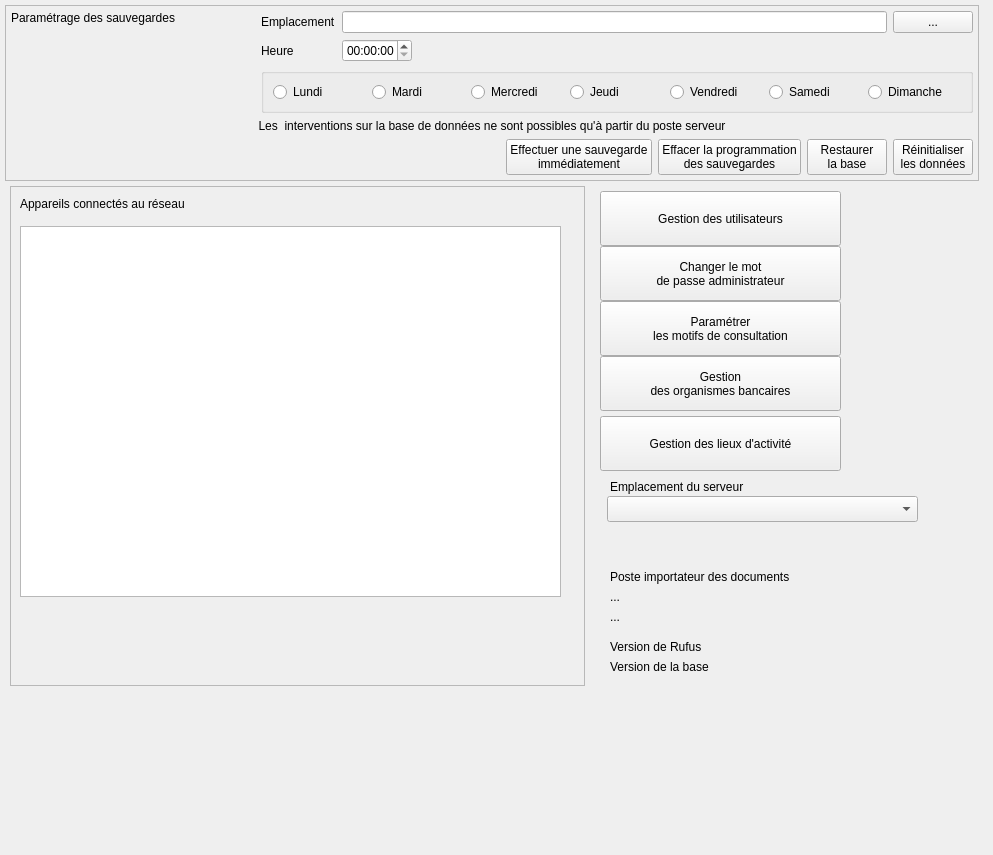
     <widget class="QWidget" name="GeneralParamtab">
      <property name="minimumSize">
       <size>
        <width>910</width>
        <height>800</height>
       </size>
      </property>
      <attribute name="title">
       <string>Général</string>
      </attribute>
      <widget class="QWidget" name="GeneralWidget" native="true">
       <property name="geometry">
        <rect>
         <x>0</x>
         <y>0</y>
         <width>984</width>
         <height>846</height>
        </rect>
       </property>
       <layout class="QVBoxLayout" name="GeneralLayout">
        <property name="spacing">
         <number>5</number>
        </property>
        <property name="leftMargin">
         <number>5</number>
        </property>
        <property name="topMargin">
         <number>5</number>
        </property>
        <property name="rightMargin">
         <number>5</number>
        </property>
        <property name="bottomMargin">
         <number>5</number>
        </property>
        <item>
         <widget class="QFrame" name="Sauvegardeframe">
          <property name="maximumSize">
           <size>
            <width>16777215</width>
            <height>240</height>
           </size>
          </property>
          <property name="focusPolicy">
           <enum>Qt::NoFocus</enum>
          </property>
          <property name="contextMenuPolicy">
           <enum>Qt::NoContextMenu</enum>
          </property>
          <property name="frameShape">
           <enum>QFrame::StyledPanel</enum>
          </property>
          <property name="frameShadow">
           <enum>QFrame::Raised</enum>
          </property>
          <layout class="QVBoxLayout" name="verticalLayout_3">
           <property name="leftMargin">
            <number>5</number>
           </property>
           <property name="topMargin">
            <number>5</number>
           </property>
           <property name="rightMargin">
            <number>5</number>
           </property>
           <property name="bottomMargin">
            <number>5</number>
           </property>
           <item>
            <layout class="QHBoxLayout" name="horizontalLayout_5">
             <item>
              <layout class="QVBoxLayout" name="verticalLayout_2">
               <item>
                <widget class="UpLabel" name="SauvegardeupLabel">
                 <property name="contextMenuPolicy">
                  <enum>Qt::NoContextMenu</enum>
                 </property>
                 <property name="text">
                  <string>Paramétrage des sauvegardes</string>
                 </property>
                </widget>
               </item>
               <item>
                <spacer name="verticalSpacer">
                 <property name="orientation">
                  <enum>Qt::Vertical</enum>
                 </property>
                 <property name="sizeHint" stdset="0">
                  <size>
                   <width>20</width>
                   <height>40</height>
                  </size>
                 </property>
                </spacer>
               </item>
              </layout>
             </item>
             <item>
              <layout class="QGridLayout" name="gridLayout_2">
               <item row="1" column="0">
                <spacer name="horizontalSpacer_6">
                 <property name="orientation">
                  <enum>Qt::Horizontal</enum>
                 </property>
                 <property name="sizeType">
                  <enum>QSizePolicy::Fixed</enum>
                 </property>
                 <property name="sizeHint" stdset="0">
                  <size>
                   <width>80</width>
                   <height>20</height>
                  </size>
                 </property>
                </spacer>
               </item>
               <item row="1" column="2">
                <widget class="QTimeEdit" name="HeureBackuptimeEdit">
                 <property name="maximumSize">
                  <size>
                   <width>70</width>
                   <height>16777215</height>
                  </size>
                 </property>
                 <property name="contextMenuPolicy">
                  <enum>Qt::NoContextMenu</enum>
                 </property>
                </widget>
               </item>
               <item row="0" column="2">
                <widget class="UpLineEdit" name="DirBackupuplineEdit">
                 <property name="focusPolicy">
                  <enum>Qt::NoFocus</enum>
                 </property>
                 <property name="contextMenuPolicy">
                  <enum>Qt::NoContextMenu</enum>
                 </property>
                 <property name="maxLength">
                  <number>150</number>
                 </property>
                 <property name="frame">
                  <bool>true</bool>
                 </property>
                </widget>
               </item>
               <item row="1" column="1">
                <widget class="QLabel" name="HoraireBackuplabel">
                 <property name="contextMenuPolicy">
                  <enum>Qt::NoContextMenu</enum>
                 </property>
                 <property name="text">
                  <string>Heure</string>
                 </property>
                </widget>
               </item>
               <item row="0" column="3">
                <widget class="QPushButton" name="DirBackuppushButton">
                 <property name="contextMenuPolicy">
                  <enum>Qt::NoContextMenu</enum>
                 </property>
                 <property name="text">
                  <string>...</string>
                 </property>
                </widget>
               </item>
               <item row="2" column="1" colspan="3">
                <widget class="QGroupBox" name="JourSauvegardegroupBox">
                 <property name="minimumSize">
                  <size>
                   <width>0</width>
                   <height>45</height>
                  </size>
                 </property>
                 <property name="maximumSize">
                  <size>
                   <width>16777215</width>
                   <height>45</height>
                  </size>
                 </property>
                 <property name="focusPolicy">
                  <enum>Qt::WheelFocus</enum>
                 </property>
                 <property name="contextMenuPolicy">
                  <enum>Qt::NoContextMenu</enum>
                 </property>
                 <property name="title">
                  <string/>
                 </property>
                 <layout class="QHBoxLayout" name="horizontalLayout_7">
                  <item>
                   <widget class="UpRadioButton" name="LundiradioButton">
                    <property name="focusPolicy">
                     <enum>Qt::StrongFocus</enum>
                    </property>
                    <property name="contextMenuPolicy">
                     <enum>Qt::NoContextMenu</enum>
                    </property>
                    <property name="text">
                     <string>Lundi</string>
                    </property>
                    <property name="autoExclusive">
                     <bool>false</bool>
                    </property>
                   </widget>
                  </item>
                  <item>
                   <widget class="UpRadioButton" name="MardiradioButton">
                    <property name="focusPolicy">
                     <enum>Qt::StrongFocus</enum>
                    </property>
                    <property name="contextMenuPolicy">
                     <enum>Qt::NoContextMenu</enum>
                    </property>
                    <property name="text">
                     <string>Mardi</string>
                    </property>
                    <property name="autoExclusive">
                     <bool>false</bool>
                    </property>
                   </widget>
                  </item>
                  <item>
                   <widget class="UpRadioButton" name="MercrediradioButton">
                    <property name="focusPolicy">
                     <enum>Qt::StrongFocus</enum>
                    </property>
                    <property name="contextMenuPolicy">
                     <enum>Qt::NoContextMenu</enum>
                    </property>
                    <property name="text">
                     <string>Mercredi</string>
                    </property>
                    <property name="autoExclusive">
                     <bool>false</bool>
                    </property>
                   </widget>
                  </item>
                  <item>
                   <widget class="UpRadioButton" name="JeudiradioButton">
                    <property name="focusPolicy">
                     <enum>Qt::StrongFocus</enum>
                    </property>
                    <property name="contextMenuPolicy">
                     <enum>Qt::NoContextMenu</enum>
                    </property>
                    <property name="text">
                     <string>Jeudi</string>
                    </property>
                    <property name="autoExclusive">
                     <bool>false</bool>
                    </property>
                   </widget>
                  </item>
                  <item>
                   <widget class="UpRadioButton" name="VendrediradioButton">
                    <property name="focusPolicy">
                     <enum>Qt::StrongFocus</enum>
                    </property>
                    <property name="contextMenuPolicy">
                     <enum>Qt::NoContextMenu</enum>
                    </property>
                    <property name="text">
                     <string>Vendredi</string>
                    </property>
                    <property name="autoExclusive">
                     <bool>false</bool>
                    </property>
                   </widget>
                  </item>
                  <item>
                   <widget class="UpRadioButton" name="SamediradioButton">
                    <property name="focusPolicy">
                     <enum>Qt::StrongFocus</enum>
                    </property>
                    <property name="contextMenuPolicy">
                     <enum>Qt::NoContextMenu</enum>
                    </property>
                    <property name="text">
                     <string>Samedi</string>
                    </property>
                    <property name="autoExclusive">
                     <bool>false</bool>
                    </property>
                   </widget>
                  </item>
                  <item>
                   <widget class="UpRadioButton" name="DimancheradioButton">
                    <property name="focusPolicy">
                     <enum>Qt::StrongFocus</enum>
                    </property>
                    <property name="contextMenuPolicy">
                     <enum>Qt::NoContextMenu</enum>
                    </property>
                    <property name="text">
                     <string>Dimanche</string>
                    </property>
                    <property name="autoExclusive">
                     <bool>false</bool>
                    </property>
                   </widget>
                  </item>
                 </layout>
                </widget>
               </item>
               <item row="0" column="1">
                <widget class="QLabel" name="DirBackuplabel">
                 <property name="contextMenuPolicy">
                  <enum>Qt::NoContextMenu</enum>
                 </property>
                 <property name="text">
                  <string>Emplacement</string>
                 </property>
                </widget>
               </item>
              </layout>
             </item>
            </layout>
           </item>
           <item>
            <widget class="QLabel" name="ModifBaselabel">
             <property name="text">
              <string>Les  interventions sur la base de données ne sont possibles qu'à partir du poste serveur</string>
             </property>
             <property name="alignment">
              <set>Qt::AlignCenter</set>
             </property>
            </widget>
           </item>
           <item>
            <layout class="QHBoxLayout" name="horizontalLayout_6">
             <item>
              <spacer name="horizontalSpacer_7">
               <property name="orientation">
                <enum>Qt::Horizontal</enum>
               </property>
               <property name="sizeHint" stdset="0">
                <size>
                 <width>40</width>
                 <height>20</height>
                </size>
               </property>
              </spacer>
             </item>
             <item>
              <widget class="UpPushButton" name="ImmediatBackupupPushButton">
               <property name="text">
                <string>Effectuer une sauvegarde
immédiatement</string>
               </property>
              </widget>
             </item>
             <item>
              <widget class="UpPushButton" name="EffacePrgSauvupPushButton">
               <property name="contextMenuPolicy">
                <enum>Qt::NoContextMenu</enum>
               </property>
               <property name="text">
                <string>Effacer la programmation
des sauvegardes</string>
               </property>
               <property name="iconSize">
                <size>
                 <width>30</width>
                 <height>30</height>
                </size>
               </property>
              </widget>
             </item>
             <item>
              <widget class="UpPushButton" name="RestaurBaseupPushButton">
               <property name="contextMenuPolicy">
                <enum>Qt::NoContextMenu</enum>
               </property>
               <property name="text">
                <string>Restaurer
la base</string>
               </property>
               <property name="iconSize">
                <size>
                 <width>40</width>
                 <height>40</height>
                </size>
               </property>
              </widget>
             </item>
             <item>
              <widget class="UpPushButton" name="ReinitBaseupPushButton">
               <property name="contextMenuPolicy">
                <enum>Qt::NoContextMenu</enum>
               </property>
               <property name="text">
                <string>Réinitialiser
les données</string>
               </property>
               <property name="iconSize">
                <size>
                 <width>40</width>
                 <height>40</height>
                </size>
               </property>
              </widget>
             </item>
            </layout>
           </item>
          </layout>
         </widget>
        </item>
        <item>
         <layout class="QHBoxLayout" name="horizontalLayout_3" stretch="6,4">
          <property name="spacing">
           <number>5</number>
          </property>
          <property name="leftMargin">
           <number>5</number>
          </property>
          <property name="rightMargin">
           <number>5</number>
          </property>
          <item>
           <widget class="QFrame" name="Appareilsconnectesframe">
            <property name="minimumSize">
             <size>
              <width>0</width>
              <height>500</height>
             </size>
            </property>
            <property name="contextMenuPolicy">
             <enum>Qt::NoContextMenu</enum>
            </property>
            <property name="frameShape">
             <enum>QFrame::StyledPanel</enum>
            </property>
            <property name="frameShadow">
             <enum>QFrame::Raised</enum>
            </property>
            <widget class="UpTableWidget" name="AppareilsConnectesupTableWidget">
             <property name="geometry">
              <rect>
               <x>10</x>
               <y>40</y>
               <width>541</width>
               <height>371</height>
              </rect>
             </property>
             <property name="minimumSize">
              <size>
               <width>541</width>
               <height>0</height>
              </size>
             </property>
             <property name="maximumSize">
              <size>
               <width>541</width>
               <height>16277715</height>
              </size>
             </property>
             <property name="contextMenuPolicy">
              <enum>Qt::NoContextMenu</enum>
             </property>
             <property name="editTriggers">
              <set>QAbstractItemView::NoEditTriggers</set>
             </property>
             <property name="selectionBehavior">
              <enum>QAbstractItemView::SelectRows</enum>
             </property>
            </widget>
            <widget class="UpLabel" name="AppareilsconnectesupLabel">
             <property name="geometry">
              <rect>
               <x>10</x>
               <y>10</y>
               <width>251</width>
               <height>16</height>
              </rect>
             </property>
             <property name="minimumSize">
              <size>
               <width>0</width>
               <height>16</height>
              </size>
             </property>
             <property name="maximumSize">
              <size>
               <width>16777215</width>
               <height>16</height>
              </size>
             </property>
             <property name="contextMenuPolicy">
              <enum>Qt::NoContextMenu</enum>
             </property>
             <property name="text">
              <string>Appareils connectés au réseau</string>
             </property>
            </widget>
           </widget>
          </item>
          <item>
           <widget class="QWidget" name="AdminWidget" native="true">
            <property name="minimumSize">
             <size>
              <width>0</width>
              <height>500</height>
             </size>
            </property>
            <widget class="UpPushButton" name="GestUserpushButton">
             <property name="geometry">
              <rect>
               <x>10</x>
               <y>5</y>
               <width>241</width>
               <height>55</height>
              </rect>
             </property>
             <property name="contextMenuPolicy">
              <enum>Qt::NoContextMenu</enum>
             </property>
             <property name="text">
              <string>Gestion des utilisateurs</string>
             </property>
             <property name="icon">
              <iconset resource="Images/images.qrc">
               <normaloff>:/chgtuser.png</normaloff>:/chgtuser.png</iconset>
             </property>
             <property name="iconSize">
              <size>
               <width>32</width>
               <height>32</height>
              </size>
             </property>
            </widget>
            <widget class="QLabel" name="PosteImportDocsPrioritairelabel">
             <property name="geometry">
              <rect>
               <x>20</x>
               <y>420</y>
               <width>221</width>
               <height>21</height>
              </rect>
             </property>
             <property name="text">
              <string>...</string>
             </property>
            </widget>
            <widget class="QLabel" name="PosteImportDocslabel">
             <property name="geometry">
              <rect>
               <x>20</x>
               <y>400</y>
               <width>221</width>
               <height>21</height>
              </rect>
             </property>
             <property name="text">
              <string>...</string>
             </property>
            </widget>
            <widget class="UpPushButton" name="ParamMotifspushButton">
             <property name="geometry">
              <rect>
               <x>10</x>
               <y>115</y>
               <width>241</width>
               <height>55</height>
              </rect>
             </property>
             <property name="contextMenuPolicy">
              <enum>Qt::NoContextMenu</enum>
             </property>
             <property name="text">
              <string>Paramétrer
les motifs de consultation</string>
             </property>
             <property name="icon">
              <iconset resource="Images/images.qrc">
               <normaloff>:/list_all_participants.png</normaloff>:/list_all_participants.png</iconset>
             </property>
             <property name="iconSize">
              <size>
               <width>32</width>
               <height>32</height>
              </size>
             </property>
            </widget>
            <widget class="QLabel" name="VersionBaselabel">
             <property name="geometry">
              <rect>
               <x>20</x>
               <y>470</y>
               <width>221</width>
               <height>21</height>
              </rect>
             </property>
             <property name="text">
              <string>Version de la base</string>
             </property>
            </widget>
            <widget class="QLabel" name="VerifPosteImportDocslabel">
             <property name="geometry">
              <rect>
               <x>20</x>
               <y>380</y>
               <width>221</width>
               <height>21</height>
              </rect>
             </property>
             <property name="text">
              <string>Poste importateur des documents</string>
             </property>
            </widget>
            <widget class="UpPushButton" name="InitMDPAdminpushButton">
             <property name="geometry">
              <rect>
               <x>10</x>
               <y>60</y>
               <width>241</width>
               <height>55</height>
              </rect>
             </property>
             <property name="contextMenuPolicy">
              <enum>Qt::NoContextMenu</enum>
             </property>
             <property name="text">
              <string>Changer le mot
de passe administrateur</string>
             </property>
             <property name="icon">
              <iconset resource="Images/images.qrc">
               <normaloff>:/password.ico</normaloff>:/password.ico</iconset>
             </property>
             <property name="iconSize">
              <size>
               <width>32</width>
               <height>32</height>
              </size>
             </property>
            </widget>
            <widget class="QLabel" name="VersionRufuslabel">
             <property name="geometry">
              <rect>
               <x>20</x>
               <y>450</y>
               <width>221</width>
               <height>21</height>
              </rect>
             </property>
             <property name="text">
              <string>Version de Rufus</string>
             </property>
            </widget>
            <widget class="UpPushButton" name="GestionBanquespushButton">
             <property name="geometry">
              <rect>
               <x>10</x>
               <y>170</y>
               <width>241</width>
               <height>55</height>
              </rect>
             </property>
             <property name="contextMenuPolicy">
              <enum>Qt::NoContextMenu</enum>
             </property>
             <property name="text">
              <string>Gestion
des organismes bancaires</string>
             </property>
             <property name="icon">
              <iconset resource="Images/images.qrc">
               <normaloff>:/euro.ico</normaloff>:/euro.ico</iconset>
             </property>
             <property name="iconSize">
              <size>
               <width>30</width>
               <height>30</height>
              </size>
             </property>
            </widget>
            <widget class="UpPushButton" name="GestLieuxpushButton">
             <property name="geometry">
              <rect>
               <x>10</x>
               <y>230</y>
               <width>241</width>
               <height>55</height>
              </rect>
             </property>
             <property name="contextMenuPolicy">
              <enum>Qt::NoContextMenu</enum>
             </property>
             <property name="text">
              <string>Gestion des lieux d'activité</string>
             </property>
             <property name="icon">
              <iconset resource="Images/images.qrc">
               <normaloff>:/address-book.png</normaloff>:/address-book.png</iconset>
             </property>
             <property name="iconSize">
              <size>
               <width>35</width>
               <height>35</height>
              </size>
             </property>
            </widget>
            <widget class="QLabel" name="EmplacementServeurlabel">
             <property name="geometry">
              <rect>
               <x>20</x>
               <y>290</y>
               <width>161</width>
               <height>21</height>
              </rect>
             </property>
             <property name="text">
              <string>Emplacement du serveur</string>
             </property>
            </widget>
            <widget class="UpComboBox" name="EmplacementServeurupComboBox">
             <property name="geometry">
              <rect>
               <x>17</x>
               <y>310</y>
               <width>311</width>
               <height>26</height>
              </rect>
             </property>
            </widget>
           </widget>
          </item>
         </layout>
        </item>
        <item>
         <spacer name="verticalSpacer_2">
          <property name="orientation">
           <enum>Qt::Vertical</enum>
          </property>
          <property name="sizeHint" stdset="0">
           <size>
            <width>20</width>
            <height>40</height>
           </size>
          </property>
         </spacer>
        </item>
        <item>
         <layout class="QHBoxLayout" name="horizontalLayout_2">
          <property name="spacing">
           <number>5</number>
          </property>
          <property name="leftMargin">
           <number>5</number>
          </property>
          <property name="topMargin">
           <number>0</number>
          </property>
          <property name="rightMargin">
           <number>5</number>
          </property>
          <property name="bottomMargin">
           <number>5</number>
          </property>
          <item>
           <spacer name="horizontalSpacer_2">
            <property name="orientation">
             <enum>Qt::Horizontal</enum>
            </property>
            <property name="sizeHint" stdset="0">
             <size>
              <width>40</width>
              <height>20</height>
             </size>
            </property>
           </spacer>
          </item>
          <item>
           <widget class="UpLabel" name="LockParamGeneralupLabel">
            <property name="minimumSize">
             <size>
              <width>48</width>
              <height>48</height>
             </size>
            </property>
            <property name="maximumSize">
             <size>
              <width>48</width>
              <height>48</height>
             </size>
            </property>
            <property name="cursor">
             <cursorShape>PointingHandCursor</cursorShape>
            </property>
            <property name="contextMenuPolicy">
             <enum>Qt::NoContextMenu</enum>
            </property>
            <property name="styleSheet">
             <string notr="true"/>
            </property>
            <property name="text">
             <string/>
            </property>
            <property name="scaledContents">
             <bool>false</bool>
            </property>
           </widget>
          </item>
         </layout>
        </item>
       </layout>
      </widget>
     </widget>
